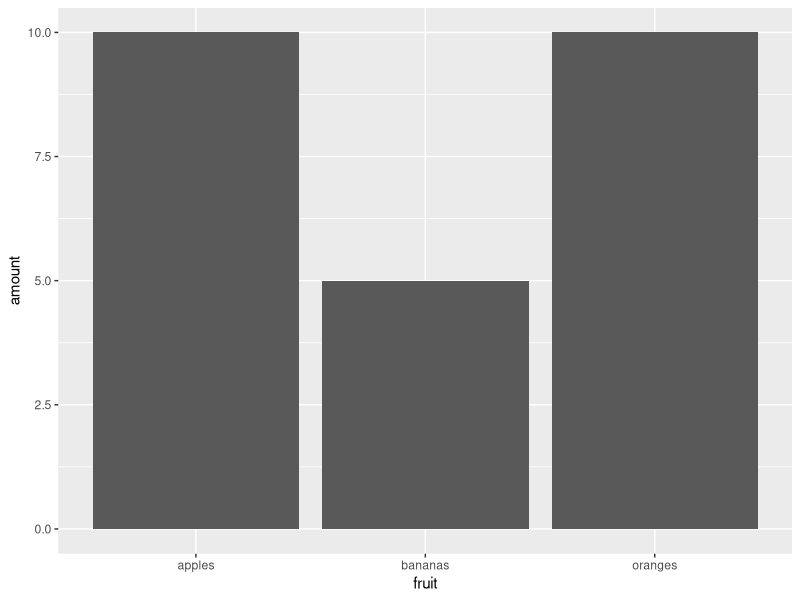
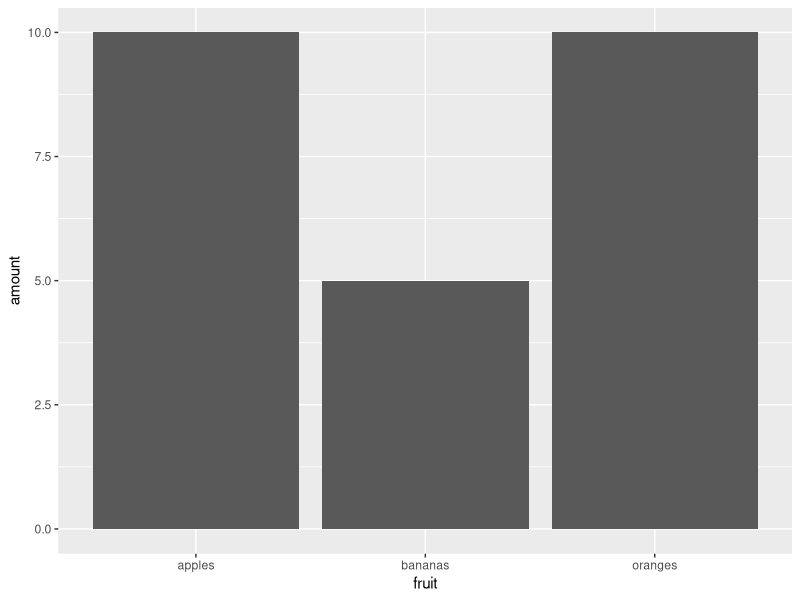
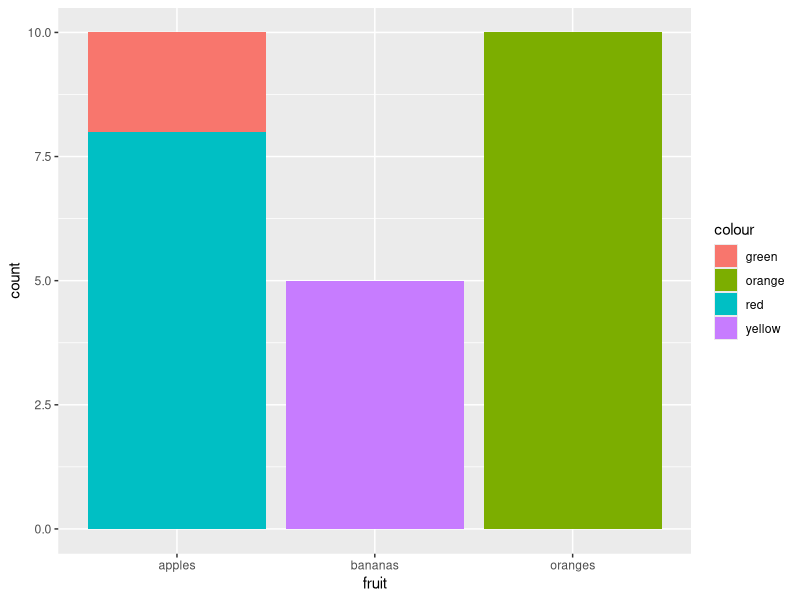

Reproduce these figures in R, in order.
## ---- chunk 1
library(tidyverse)
## ---- chunk 2
#| echo: true
x = 1

y <- 4

## ---- chunk 3
#| echo: true
y
## ---- chunk 4
#| echo: true
x = 1+1

y = 4 - 2

z = x * y

z
## ---- chunk 5
#| echo: true
1 == 1

x > y

x != z

## ---- chunk 6
#| echo: true

x = 1

x

y = "apple"

y
## ---- chunk 7
#| echo: true
fruit = c("apples", "bananas", "oranges", "apples")
colour = c("green", "yellow", "orange", "red")
amount = c(2,5,10,8)
## ---- chunk 8
#| echo: true
fruit_data = data.frame(fruit, colour, amount, stringsAsFactors = FALSE)

glimpse(fruit_data)
## ---- chunk 9
#| echo: true

fruit = c("apples", 5, "oranges", 3)

glimpse(fruit)
## ---- chunk 10
#| echo: true
library(igraph)
## ---- chunk 11
#| echo: true

library(tidyverse)
## ---- chunk 12
#| echo: true

select(fruit_data, fruit, colour)
## ---- chunk 13
#| echo: true
select(fruit_data, -colour)
## ---- chunk 14
#| echo: true
select(fruit_data, 1:2)
## ---- chunk 15
#| echo: true
grouped_fruit = group_by(fruit_data, fruit)
## ---- chunk 16
#| echo: true
tally(grouped_fruit)
## ---- chunk 17
#| echo: true
tally(grouped_fruit, wt = amount)
## ---- chunk 18
#| echo: true
filter(fruit_data, colour == 'red')
## ---- chunk 19
#| echo: true
filter(fruit_data, amount >=5)
## ---- chunk 20
#| echo: true
arrange(fruit_data, amount)
## ---- chunk 21
#| echo: true
arrange(fruit_data, desc(amount))
## ---- chunk 22
#| echo: true
arrange(fruit_data, fruit)
## ---- chunk 23
#| echo: true
arrange(fruit_data, fruit, desc(amount))
## ---- chunk 24
#| echo: true
fruit_type = c('apples', 'bananas','oranges')
weekday = c('Monday', 'Wednesday', 'Friday')

fruit_days = data.frame(fruit_type, weekday, stringsAsFactors = FALSE)

fruit_days

## ---- chunk 25
#| echo: true
joined_fruit = left_join(fruit_data, fruit_days, by = c("fruit" = "fruit_type"))

joined_fruit

## ---- chunk 26
#| echo: true

fruit_data %>% 
  filter(colour != 'yellow') %>% # remove any yellow colour fruit
  group_by(fruit) %>% # group the fruit by type
  tally(amount) %>% # count each group
  arrange(desc(n)) # arrange in descending order of the count
## ---- chunk 27
#| echo: true

ggplot(data = fruit_data) + geom_col(aes(x = fruit, y = amount))
## ---- chunk 28
#| echo: true
ggplot(fruit_data) + geom_col(aes(x = fruit, y = amount))
## ---- chunk 29

#| echo: true
ggplot(data = fruit_data) + geom_bar(aes(x = fruit, weight = amount, fill = colour)) 
## ---- chunk 30
#| echo: true
df = read_csv(file = '../data/sample_network.csv') # Read a .csv file as a network, specify the path to the file here.

df

